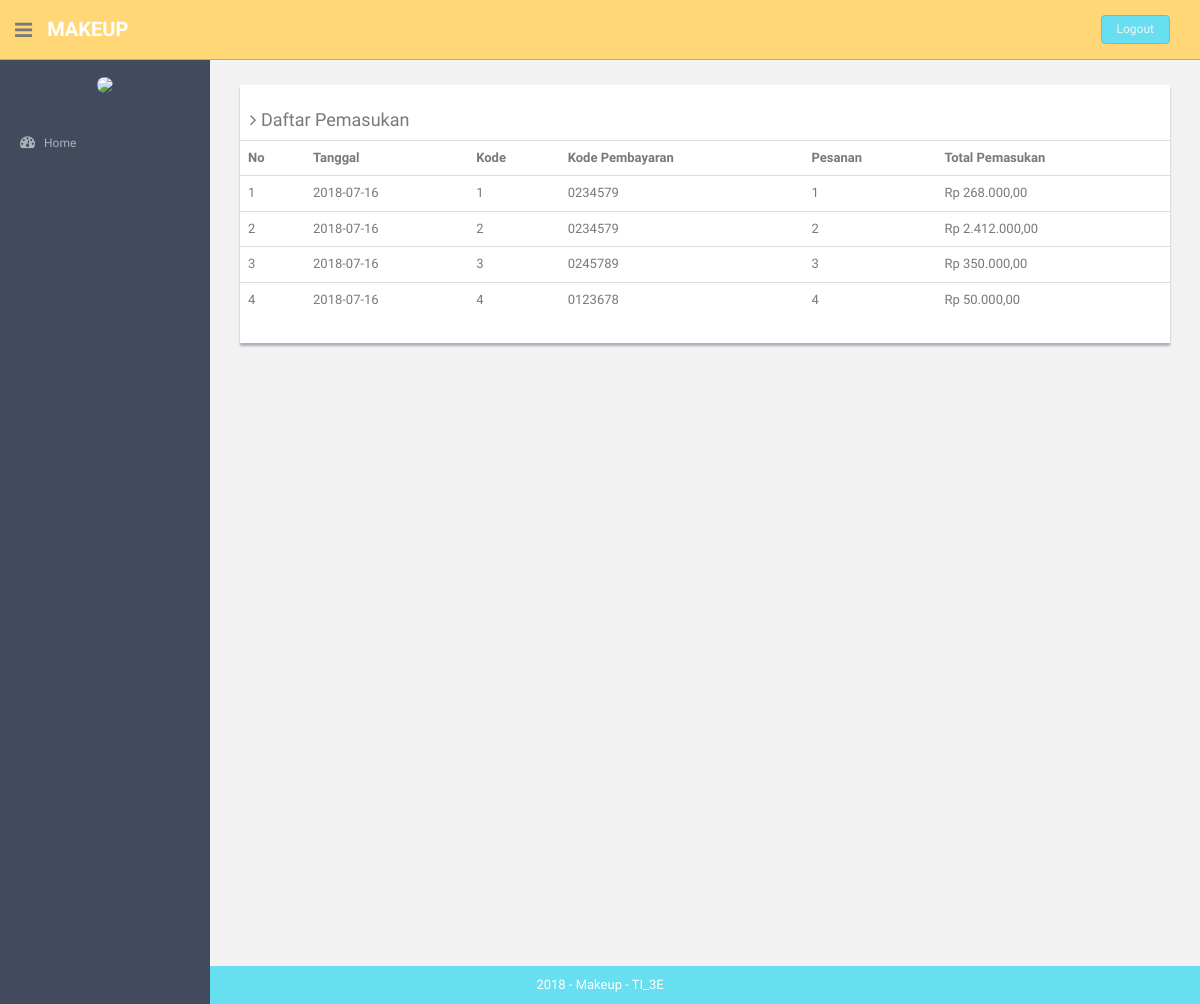
The app's page /index.php/pembayaran, older data.
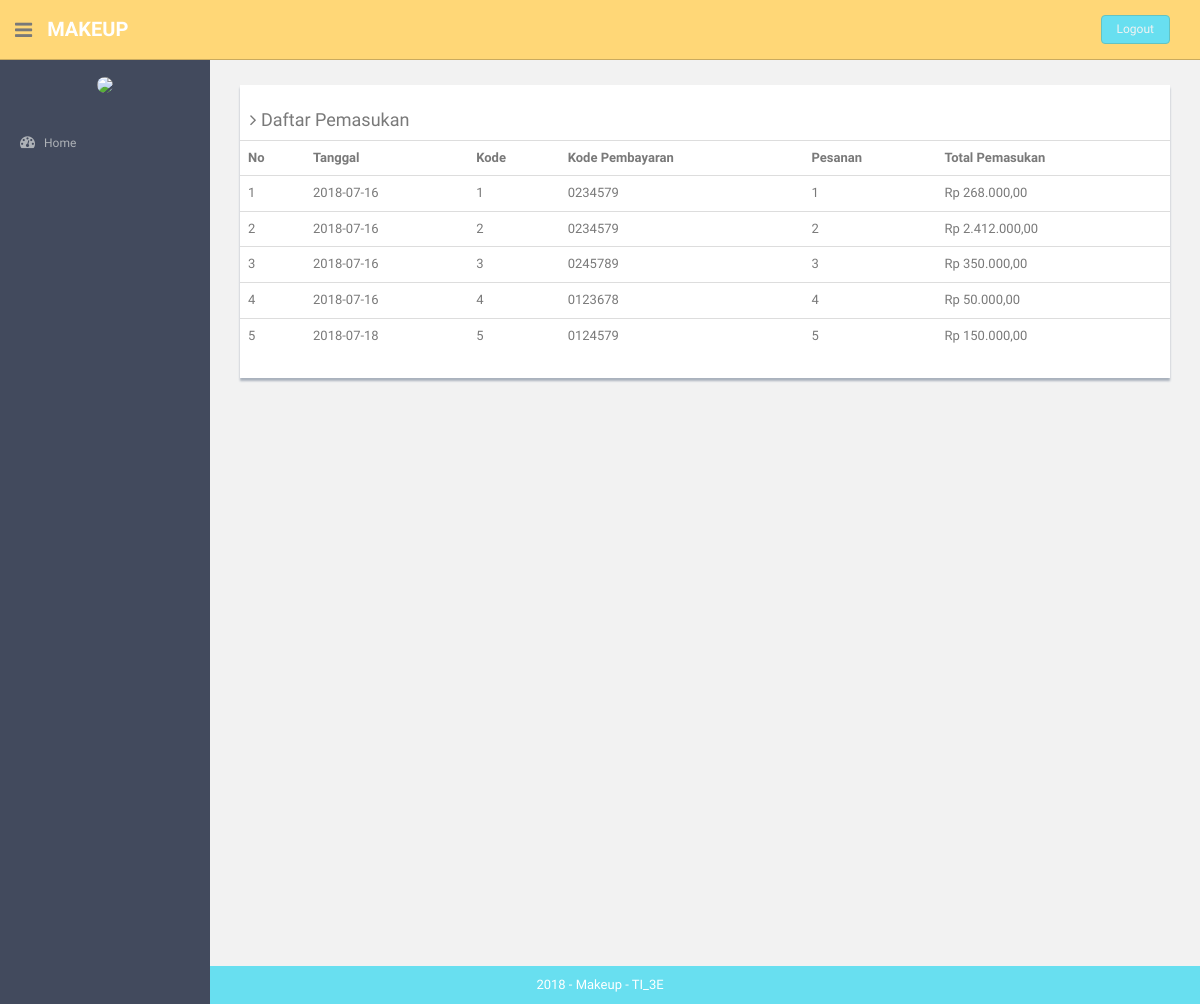
The same page, newer data.
### tables this page shows
CREATE TABLE `pembayaran` (
  `id_pembayaran` int(11) NOT NULL,
  `id_pemesanan` int(11) NOT NULL,
  `total_pembayaran` int(11) NOT NULL,
  `tgl_pembayaran` date NOT NULL,
  `kode_pembayaran` varchar(7) NOT NULL
);

### application/controllers/Pembayaran.php (called while the page is built, shortened)
<?php
class Pembayaran extends CI_Controller {
	public function __construct()
	{
		$this->load->helper('url','form');
		$this->load->library('form_validation');
		$this->load->model('pembayaran_model');
        $this->load->model('pemesanan_model');
		$this->load->helper('html');
		$this->load->library('image_lib');
        $this->load->model('produk_model');
        $this->load->model('user_model');
        $this->load->model('kategori_model');
	}
	public function index()
    {
        $object['pemasukan']=$this->pembayaran_model->getDataPembayaran();
        $cek['status'] = array(
                'home'=>'',
                'hrd'=>'',
                'keuangan'=>'active',
                'produk'=>'',
                'pembelian'=>'',
                'pemasukan'=>'',
                'pengeluaran'=>'',
                'pembayaran'=>'active',
                'pemesanan'=>'',
                'utang'=>'',
                'cash_flow'=>'',
                'neraca'=>'',
                'admin'=>'',
                'gaji'=>'',
                'golongan'=>'',
                'absensi'=>'',
                'user'=>'',
                'barang'=>'',
                'supplier'=>'',
                'kategori'=>'',
                );
        $this->load->view('component/header',$cek);
        $this->load->view('Pemasukan/view_pembayaran',$object);
        $this->load->view('component/footer');
    }
}

### index.php (called while the page is built, shortened)
<?php
require_once BASEPATH.'core/CodeIgniter.php';

### application/models/Pembayaran_model.php (called while the page is built, shortened)
<?php
class Pembayaran_model extends CI_Model {
	public function getDataPembayaran()
	{
		$query = $this->db->get('Pembayaran');
		return $query->result();
	}
}

### application/views/Pemasukan/view_pembayaran.php (the view)
<?php
function rupiah($angka){
  $hasil_rupiah = "Rp " . number_format($angka,2,',','.');
  return $hasil_rupiah;
}
?>
<section id="main-content">
  <section class="wrapper site-min-height">
    <div class="col-md-12 mt">
      <div class="content-panel">
        <table class="table table-hover">
        <h4><i class="fa fa-angle-right"></i> Daftar Pemasukan</h4>
        <tr>
          <th>No</th>
          <th>Tanggal</th>
          <th>Kode </th>
          <th>Kode Pembayaran</th>
          <th>Pesanan</th>
          <th>Total Pemasukan</th>
        </tr>
        <?php
        $no = 1;
        foreach($pemasukan as $key){
        ?>
        <tr>
          <td><?php echo $no++ ?></td>
          <td><?php echo $key->tgl_pembayaran ?></td>
          <td><?php echo $key->id_pembayaran ?></td>
          <td><?php echo $key->kode_pembayaran?></td>
          <td><?php echo $key->id_pemesanan ?></td>
          <td><?php echo rupiah($key->total_pembayaran) ?></td>
        </tr>
        <?php } ?>
      </table>
      </div>
      </div>
    </section>
    </section>

Row changes from the older to the newer data that the page shows:
added pembayaran: tgl_pembayaran "2018-07-18", id_pembayaran "5", kode_pembayaran "0124579", id_pemesanan "5", total_pembayaran "Rp 150.000,00"
